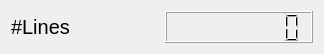
<?xml version="1.0" encoding="UTF-8"?>
<ui version="4.0">
 <class>CounterDisplay</class>
 <widget class="QWidget" name="CounterDisplay">
  <property name="geometry">
   <rect>
    <x>0</x>
    <y>0</y>
    <width>324</width>
    <height>54</height>
   </rect>
  </property>
  <property name="windowTitle">
   <string>Form</string>
  </property>
  <layout class="QHBoxLayout" name="horizontalLayout">
   <item>
    <widget class="QLabel" name="label">
     <property name="font">
      <font>
       <pointsize>15</pointsize>
      </font>
     </property>
     <property name="text">
      <string>#Lines</string>
     </property>
    </widget>
   </item>
   <item>
    <widget class="QLCDNumber" name="lineCountLcd">
     <property name="numDigits">
      <number>8</number>
     </property>
    </widget>
   </item>
  </layout>
 </widget>
 <resources/>
 <connections/>
</ui>
